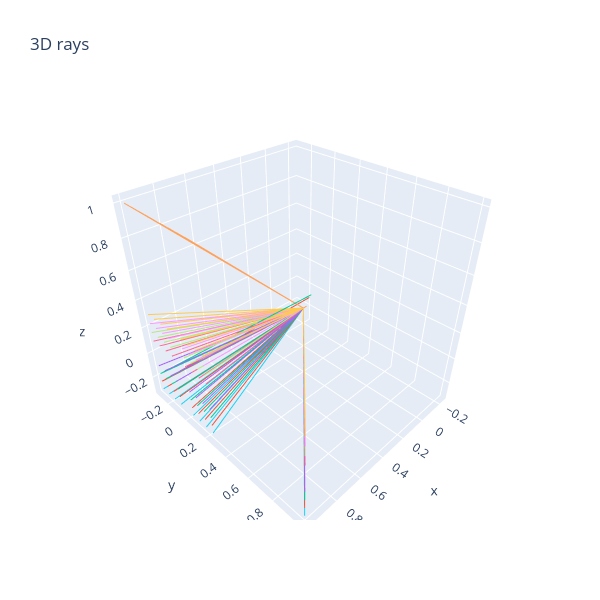

Here is the notebook cell this chart was saved with:
### Markdown cell above
### Exercise - implement `make_rays_2d`

> ```yaml
> Difficulty: 🔴🔴🔴⚪⚪
> Importance: 🔵🔵⚪⚪⚪
> 
> You should spend up to 10-20 minutes on this exercise.
> ```

Implement `make_rays_2d` analogously to `make_rays_1d`. The result should look like a pyramid with the tip at the origin.

### Code cell
def make_rays_2d(num_pixels_y: int, num_pixels_z: int, y_limit: float, z_limit: float) -> Float[Tensor, "nrays 2 3"]:
    """
    num_pixels_y: The number of pixels in the y dimension
    num_pixels_z: The number of pixels in the z dimension

    y_limit: At x=1, the rays should extend from -y_limit to +y_limit, inclusive of both.
    z_limit: At x=1, the rays should extend from -z_limit to +z_limit, inclusive of both.

    Returns: shape (num_rays=num_pixels_y * num_pixels_z, num_points=2, num_dims=3).
    """
    rays = t.zeros((num_pixels_y * num_pixels_z, 2, 3), dtype=float)
    ygrid = t.linspace(-y_limit, y_limit, num_pixels_y, out=rays[:, 1, 1])
    zgrid = t.linspace(-z_limit, z_limit, num_pixels_z, out=rays[:, 1, 2])
    rays[:, 1, 0] = 1
    rays[:, 1, 1] = einops.repeat(ygrid, "y -> (y z)", z=num_pixels_z)
    rays[:, 1, 2] = einops.repeat(zgrid, "z -> (y z)", y=num_pixels_y)
    return rays

rays_2d = make_rays_2d(10, 10, 0.3, 0.3)
render_lines_with_plotly(rays_2d)

### Figure 1 — Plotly figure (JSON) as saved in the notebook; plotly's stock layout.template omitted (floating-point values rounded to 4 significant figures)
{"data": [{"mode": "lines", "type": "scatter3d", "x": [0.0, 1.0], "y": [0.0, -0.3], "z": [0.0, -0.3]}, {"mode": "lines", "type": "scatter3d", "x": [-0.2333, 1.0], "y": [-0.1667, -0.3], "z": [-0.1, -0.2333]}, {"mode": "lines", "type": "scatter3d", "x": [0.1667, 1.0], "y": [0.2333, -0.3], "z": [0.3, -0.1667]}, {"mode": "lines", "type": "scatter3d", "x": [0.0, 1.0], "y": [0.0, -0.3], "z": [0.0, -0.1]}, {"mode": "lines", "type": "scatter3d", "x": [0.0, 1.0], "y": [0.0, -0.3], "z": [0.0, 1.0]}, {"mode": "lines", "type": "scatter3d", "x": [0.0, 1.0], "y": [0.0, -0.3], "z": [0.0, -0.3]}, {"mode": "lines", "type": "scatter3d", "x": [0.0, 1.0], "y": [0.0, -0.3], "z": [0.0, 0.1]}, {"mode": "lines", "type": "scatter3d", "x": [0.0, 1.0], "y": [0.0, -0.3], "z": [0.0, 0.1667]}, {"mode": "lines", "type": "scatter3d", "x": [0.0, 1.0], "y": [0.0, -0.3], "z": [0.0, 0.2333]}, {"mode": "lines", "type": "scatter3d", "x": [0.0, 1.0], "y": [0.0, -0.3], "z": [0.0, 0.3]}, {"mode": "lines", "type": "scatter3d", "x": [0.0, 1.0], "y": [0.0, -0.3], "z": [0.0, -0.3]}, {"mode": "lines", "type": "scatter3d", "x": [0.0, 1.0], "y": [0.0, -0.3], "z": [0.0, -0.2333]}, {"mode": "lines", "type": "scatter3d", "x": [0.0, 1.0], "y": [0.0, -0.3], "z": [0.0, -0.1667]}, {"mode": "lines", "type": "scatter3d", "x": [0.0, 1.0], "y": [0.0, -0.3], "z": [0.0, -0.1]}, {"mode": "lines", "type": "scatter3d", "x": [0.0, 1.0], "y": [0.0, -0.3], "z": [0.0, 1.0]}, {"mode": "lines", "type": "scatter3d", "x": [0.0, 1.0], "y": [0.0, -0.3], "z": [0.0, -0.3]}, {"mode": "lines", "type": "scatter3d", "x": [0.0, 1.0], "y": [0.0, -0.3], "z": [0.0, 0.1]}, {"mode": "lines", "type": "scatter3d", "x": [0.0, 1.0], "y": [0.0, -0.3], "z": [0.0, 0.1667]}, {"mode": "lines", "type": "scatter3d", "x": [0.0, 1.0], "y": [0.0, -0.3], "z": [0.0, 0.2333]}, {"mode": "lines", "type": "scatter3d", "x": [0.0, 1.0], "y": [0.0, -0.3], "z": [0.0, 0.3]}, {"mode": "lines", "type": "scatter3d", "x": [0.0, 1.0], "y": [0.0, -0.2333], "z": [0.0, -0.3]}, {"mode": "lines", "type": "scatter3d", "x": [0.0, 1.0], "y": [0.0, -0.2333], "z": [0.0, -0.2333]}, {"mode": "lines", "type": "scatter3d", "x": [0.0, 1.0], "y": [0.0, -0.2333], "z": [0.0, -0.1667]}, {"mode": "lines", "type": "scatter3d", "x": [0.0, 1.0], "y": [0.0, -0.2333], "z": [0.0, -0.1]}, {"mode": "lines", "type": "scatter3d", "x": [0.0, 1.0], "y": [0.0, -0.2333], "z": [0.0, 1.0]}, {"mode": "lines", "type": "scatter3d", "x": [0.0, 1.0], "y": [0.0, -0.2333], "z": [0.0, -0.3]}, {"mode": "lines", "type": "scatter3d", "x": [0.0, 1.0], "y": [0.0, -0.2333], "z": [0.0, 0.1]}, {"mode": "lines", "type": "scatter3d", "x": [0.0, 1.0], "y": [0.0, -0.2333], "z": [0.0, 0.1667]}, {"mode": "lines", "type": "scatter3d", "x": [0.0, 1.0], "y": [0.0, -0.2333], "z": [0.0, 0.2333]}, {"mode": "lines", "type": "scatter3d", "x": [0.0, 1.0], "y": [0.0, -0.2333], "z": [0.0, 0.3]}, {"mode": "lines", "type": "scatter3d", "x": [0.0, 1.0], "y": [0.0, -0.1667], "z": [0.0, -0.3]}, {"mode": "lines", "type": "scatter3d", "x": [0.0, 1.0], "y": [0.0, -0.1667], "z": [0.0, -0.2333]}, {"mode": "lines", "type": "scatter3d", "x": [0.0, 1.0], "y": [0.0, -0.1667], "z": [0.0, -0.1667]}, {"mode": "lines", "type": "scatter3d", "x": [0.0, 1.0], "y": [0.0, -0.1667], "z": [0.0, -0.1]}, {"mode": "lines", "type": "scatter3d", "x": [0.0, 1.0], "y": [0.0, -0.1667], "z": [0.0, 1.0]}, {"mode": "lines", "type": "scatter3d", "x": [0.0, 1.0], "y": [0.0, -0.1667], "z": [0.0, -0.3]}, {"mode": "lines", "type": "scatter3d", "x": [0.0, 1.0], "y": [0.0, -0.1667], "z": [0.0, 0.1]}, {"mode": "lines", "type": "scatter3d", "x": [0.0, 1.0], "y": [0.0, -0.1667], "z": [0.0, 0.1667]}, {"mode": "lines", "type": "scatter3d", "x": [0.0, 1.0], "y": [0.0, -0.1667], "z": [0.0, 0.2333]}, {"mode": "lines", "type": "scatter3d", "x": [0.0, 1.0], "y": [0.0, -0.1667], "z": [0.0, 0.3]}, {"mode": "lines", "type": "scatter3d", "x": [0.0, 1.0], "y": [0.0, -0.1], "z": [0.0, -0.3]}, {"mode": "lines", "type": "scatter3d", "x": [0.0, 1.0], "y": [0.0, -0.1], "z": [0.0, -0.2333]}, {"mode": "lines", "type": "scatter3d", "x": [0.0, 1.0], "y": [0.0, -0.1], "z": [0.0, -0.1667]}, {"mode": "lines", "type": "scatter3d", "x": [0.0, 1.0], "y": [0.0, -0.1], "z": [0.0, -0.1]}, {"mode": "lines", "type": "scatter3d", "x": [0.0, 1.0], "y": [0.0, -0.1], "z": [0.0, 1.0]}, {"mode": "lines", "type": "scatter3d", "x": [0.0, 1.0], "y": [0.0, -0.1], "z": [0.0, -0.3]}, {"mode": "lines", "type": "scatter3d", "x": [0.0, 1.0], "y": [0.0, -0.1], "z": [0.0, 0.1]}, {"mode": "lines", "type": "scatter3d", "x": [0.0, 1.0], "y": [0.0, -0.1], "z": [0.0, 0.1667]}, {"mode": "lines", "type": "scatter3d", "x": [0.0, 1.0], "y": [0.0, -0.1], "z": [0.0, 0.2333]}, {"mode": "lines", "type": "scatter3d", "x": [0.0, 1.0], "y": [0.0, -0.1], "z": [0.0, 0.3]}, {"mode": "lines", "type": "scatter3d", "x": [0.0, 1.0], "y": [0.0, 1.0], "z": [0.0, -0.3]}, {"mode": "lines", "type": "scatter3d", "x": [0.0, 1.0], "y": [0.0, 1.0], "z": [0.0, -0.2333]}, {"mode": "lines", "type": "scatter3d", "x": [0.0, 1.0], "y": [0.0, 1.0], "z": [0.0, -0.1667]}, {"mode": "lines", "type": "scatter3d", "x": [0.0, 1.0], "y": [0.0, 1.0], "z": [0.0, -0.1]}, {"mode": "lines", "type": "scatter3d", "x": [0.0, 1.0], "y": [0.0, 1.0], "z": [0.0, 1.0]}, {"mode": "lines", "type": "scatter3d", "x": [0.0, 1.0], "y": [0.0, 1.0], "z": [0.0, -0.3]}, {"mode": "lines", "type": "scatter3d", "x": [0.0, 1.0], "y": [0.0, 1.0], "z": [0.0, 0.1]}, {"mode": "lines", "type": "scatter3d", "x": [0.0, 1.0], "y": [0.0, 1.0], "z": [0.0, 0.1667]}, {"mode": "lines", "type": "scatter3d", "x": [0.0, 1.0], "y": [0.0, 1.0], "z": [0.0, 0.2333]}, {"mode": "lines", "type": "scatter3d", "x": [0.0, 1.0], "y": [0.0, 1.0], "z": [0.0, 0.3]}, {"mode": "lines", "type": "scatter3d", "x": [0.0, 1.0], "y": [0.0, 0.03333], "z": [0.0, -0.3]}, {"mode": "lines", "type": "scatter3d", "x": [0.0, 1.0], "y": [0.0, 0.03333], "z": [0.0, -0.2333]}, {"mode": "lines", "type": "scatter3d", "x": [0.0, 1.0], "y": [0.0, 0.03333], "z": [0.0, -0.1667]}, {"mode": "lines", "type": "scatter3d", "x": [0.0, 1.0], "y": [0.0, 0.03333], "z": [0.0, -0.1]}, {"mode": "lines", "type": "scatter3d", "x": [0.0, 1.0], "y": [0.0, 0.03333], "z": [0.0, 1.0]}, {"mode": "lines", "type": "scatter3d", "x": [0.0, 1.0], "y": [0.0, 0.03333], "z": [0.0, -0.3]}, {"mode": "lines", "type": "scatter3d", "x": [0.0, 1.0], "y": [0.0, 0.03333], "z": [0.0, 0.1]}, {"mode": "lines", "type": "scatter3d", "x": [0.0, 1.0], "y": [0.0, 0.03333], "z": [0.0, 0.1667]}, {"mode": "lines", "type": "scatter3d", "x": [0.0, 1.0], "y": [0.0, 0.03333], "z": [0.0, 0.2333]}, {"mode": "lines", "type": "scatter3d", "x": [0.0, 1.0], "y": [0.0, 0.03333], "z": [0.0, 0.3]}, {"mode": "lines", "type": "scatter3d", "x": [0.0, 1.0], "y": [0.0, 0.1], "z": [0.0, -0.3]}, {"mode": "lines", "type": "scatter3d", "x": [0.0, 1.0], "y": [0.0, 0.1], "z": [0.0, -0.2333]}, {"mode": "lines", "type": "scatter3d", "x": [0.0, 1.0], "y": [0.0, 0.1], "z": [0.0, -0.1667]}, {"mode": "lines", "type": "scatter3d", "x": [0.0, 1.0], "y": [0.0, 0.1], "z": [0.0, -0.1]}, {"mode": "lines", "type": "scatter3d", "x": [0.0, 1.0], "y": [0.0, 0.1], "z": [0.0, 1.0]}, {"mode": "lines", "type": "scatter3d", "x": [0.0, 1.0], "y": [0.0, 0.1], "z": [0.0, -0.3]}, {"mode": "lines", "type": "scatter3d", "x": [0.0, 1.0], "y": [0.0, 0.1], "z": [0.0, 0.1]}, {"mode": "lines", "type": "scatter3d", "x": [0.0, 1.0], "y": [0.0, 0.1], "z": [0.0, 0.1667]}, {"mode": "lines", "type": "scatter3d", "x": [0.0, 1.0], "y": [0.0, 0.1], "z": [0.0, 0.2333]}, {"mode": "lines", "type": "scatter3d", "x": [0.0, 1.0], "y": [0.0, 0.1], "z": [0.0, 0.3]}, {"mode": "lines", "type": "scatter3d", "x": [0.0, 1.0], "y": [0.0, 0.1667], "z": [0.0, -0.3]}, {"mode": "lines", "type": "scatter3d", "x": [0.0, 1.0], "y": [0.0, 0.1667], "z": [0.0, -0.2333]}, {"mode": "lines", "type": "scatter3d", "x": [0.0, 1.0], "y": [0.0, 0.1667], "z": [0.0, -0.1667]}, {"mode": "lines", "type": "scatter3d", "x": [0.0, 1.0], "y": [0.0, 0.1667], "z": [0.0, -0.1]}, {"mode": "lines", "type": "scatter3d", "x": [0.0, 1.0], "y": [0.0, 0.1667], "z": [0.0, 1.0]}, {"mode": "lines", "type": "scatter3d", "x": [0.0, 1.0], "y": [0.0, 0.1667], "z": [0.0, -0.3]}, {"mode": "lines", "type": "scatter3d", "x": [0.0, 1.0], "y": [0.0, 0.1667], "z": [0.0, 0.1]}, {"mode": "lines", "type": "scatter3d", "x": [0.0, 1.0], "y": [0.0, 0.1667], "z": [0.0, 0.1667]}, {"mode": "lines", "type": "scatter3d", "x": [0.0, 1.0], "y": [0.0, 0.1667], "z": [0.0, 0.2333]}, {"mode": "lines", "type": "scatter3d", "x": [0.0, 1.0], "y": [0.0, 0.1667], "z": [0.0, 0.3]}, {"mode": "lines", "type": "scatter3d", "x": [0.0, 1.0], "y": [0.0, 0.2333], "z": [0.0, -0.3]}, {"mode": "lines", "type": "scatter3d", "x": [0.0, 1.0], "y": [0.0, 0.2333], "z": [0.0, -0.2333]}, {"mode": "lines", "type": "scatter3d", "x": [0.0, 1.0], "y": [0.0, 0.2333], "z": [0.0, -0.1667]}, {"mode": "lines", "type": "scatter3d", "x": [0.0, 1.0], "y": [0.0, 0.2333], "z": [0.0, -0.1]}, {"mode": "lines", "type": "scatter3d", "x": [0.0, 1.0], "y": [0.0, 0.2333], "z": [0.0, 1.0]}, {"mode": "lines", "type": "scatter3d", "x": [0.0, 1.0], "y": [0.0, 0.2333], "z": [0.0, -0.3]}, {"mode": "lines", "type": "scatter3d", "x": [0.0, 1.0], "y": [0.0, 0.2333], "z": [0.0, 0.1]}, {"mode": "lines", "type": "scatter3d", "x": [0.0, 1.0], "y": [0.0, 0.2333], "z": [0.0, 0.1667]}, {"mode": "lines", "type": "scatter3d", "x": [0.0, 1.0], "y": [0.0, 0.2333], "z": [0.0, 0.2333]}, {"mode": "lines", "type": "scatter3d", "x": [0.0, 1.0], "y": [0.0, 0.2333], "z": [0.0, 0.3]}], "layout": {"height": 600, "showlegend": false, "title": {"text": "3D rays"}, "width": 600}}
